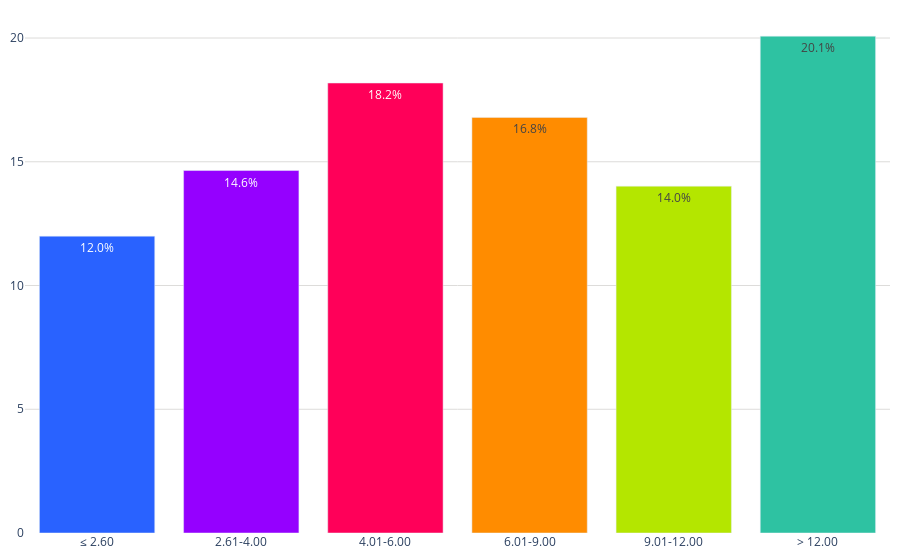

Notebook code for this chart:
### Code cell
labels = conteo_ingresos['rango_ingresos']
values = conteo_ingresos['porcentajes']
colores = ['#2962ff', '#9500ff', '#ff0059', '#ff8c00', '#b4e600', '#2EC2A2','#E50CB6']

fig = go.Figure()
fig.add_trace(go.Bar(
        x=labels, 
        y=values, 
        marker_color=colores,
        text=values,  # Texto que se mostrará en las barras (porcentaje)
        textposition='inside',  # Posición del texto (puede ser 'inside' o 'outside')
        texttemplate='%{text:.1f}%', 
    )
)    
fig.update_layout(
    #barmode='stack', 
    #title='Porcentaje de créditos en UMAS (2022)',
    #title_font_size = 22,
    yaxis=dict(
        #title='M', # Título del eje y
        gridcolor='#dddcda', # Color de las líneas que dividen los rangos del eje Y         
    ),  margin=dict(l=10, r=10, t=10, b=10),  # Ajusta los márgenes (left, right, top, bottom)
    plot_bgcolor='rgba(0,0,0,0)',  # Color de fondo del gráfico
    legend=dict(
        yanchor="top",
        y=0.99,
    )
)

# Exportar gráfica como archivo HTML
def guardar_grafico_como_html(fig, nombre_archivo, carpeta='assets\graficas'):
    # Crear la carpeta si no existe
    if not os.path.exists(carpeta):
        os.makedirs(carpeta)
    # Gráfica como archivo HTML en la carpeta especificada
    pio.write_html(fig, f'{carpeta}/{nombre_archivo}.html')
guardar_grafico_como_html(fig, 'g_bar_creditos_umas_2024', carpeta='assets\graficas')
fig.show()

### Figure 1 — Plotly figure (JSON) as saved in the notebook; plotly's stock layout.template omitted (floating-point values rounded to 4 significant figures)
{"data": [{"marker": {"color": ["#2962ff", "#9500ff", "#ff0059", "#ff8c00", "#b4e600", "#2EC2A2", "#E50CB6"]}, "text": [11.99, 14.65, 18.18, 16.79, 14.02, 20.08], "textposition": "inside", "texttemplate": "%{text:.1f}%", "type": "bar", "x": ["≤ 2.60", "2.61-4.00", "4.01-6.00", "6.01-9.00", "9.01-12.00", "> 12.00"], "y": [11.99, 14.65, 18.18, 16.79, 14.02, 20.08]}], "layout": {"legend": {"y": 0.99, "yanchor": "top"}, "margin": {"b": 10, "l": 10, "r": 10, "t": 10}, "plot_bgcolor": "rgba(0,0,0,0)", "yaxis": {"gridcolor": "#dddcda"}}}
